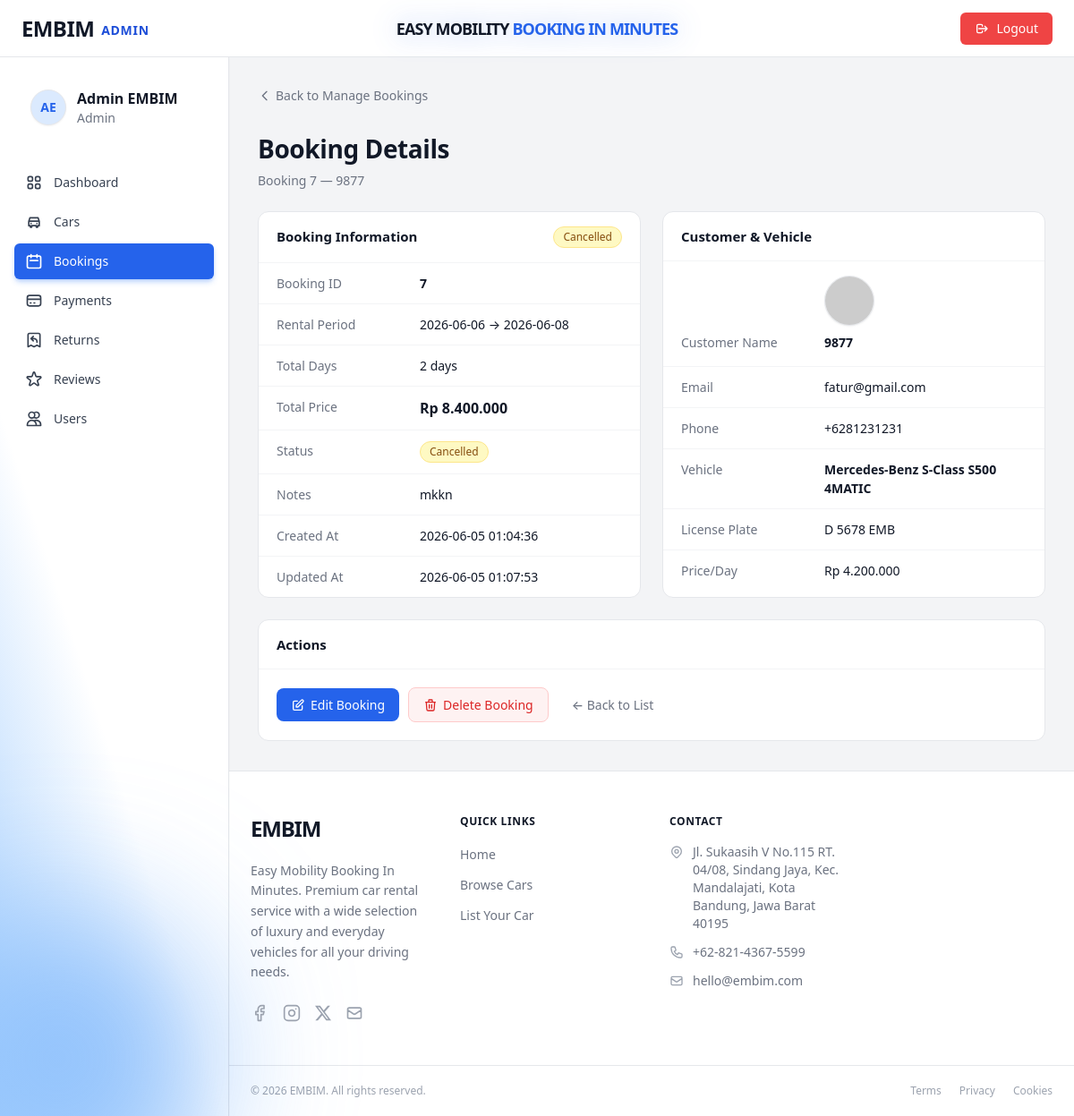
/admin/index.php?page=booking_detail&id=7 (signed in), run on the app's committed database.
### tables this page shows
CREATE TABLE `bookings` (
  `id` int(11) NOT NULL,
  `user_id` int(11) NOT NULL,
  `car_id` int(11) NOT NULL,
  `start_date` date NOT NULL,
  `end_date` date NOT NULL,
  `total_days` smallint(6) NOT NULL DEFAULT 1,
  `total_price` decimal(14,2) NOT NULL,
  `status` enum('pending','confirmed','ongoing','completed','cancelled') DEFAULT 'pending',
  `notes` text DEFAULT NULL,
  `identity_photo` varchar(255) DEFAULT NULL,
  `payment_method` enum('transfer_bank_bri','transfer_bank_mandiri','shopeepay','dana','ovo','gopay','transfer_bank_bni','transfer_bank_bca','transfer_bank_seabank') DEFAULT NULL,
  `payment_status` enum('unpaid','paid','refunded') DEFAULT 'unpaid',
  `payment_proof` varchar(255) DEFAULT NULL,
  `paid_at` datetime DEFAULT NULL,
  `created_at` datetime DEFAULT current_timestamp(),
  `updated_at` datetime DEFAULT current_timestamp() ON UPDATE current_timestamp()
);

CREATE TABLE `users` (
  `id` int(11) NOT NULL,
  `full_name` varchar(100) NOT NULL,
  `email` varchar(150) NOT NULL,
  `password` varchar(255) NOT NULL COMMENT 'bcrypt hash',
  `phone` varchar(20) DEFAULT NULL,
  `address` text DEFAULT NULL,
  `role` enum('admin','user') NOT NULL DEFAULT 'user',
  `photo_profile` varchar(100) DEFAULT NULL,
  `photo_ktp` varchar(100) DEFAULT NULL,
  `photo_sim` varchar(100) DEFAULT NULL,
  `created_at` datetime NOT NULL DEFAULT current_timestamp(),
  `updated_at` datetime NOT NULL DEFAULT current_timestamp() ON UPDATE current_timestamp()
);

CREATE TABLE `cars` (
  `id` int(11) NOT NULL,
  `brand` varchar(80) NOT NULL,
  `model` varchar(100) NOT NULL,
  `year` year(4) NOT NULL,
  `license_plate` varchar(20) NOT NULL,
  `price_per_day` decimal(12,2) NOT NULL,
  `status` enum('available','booked','maintenance') NOT NULL DEFAULT 'available',
  `transmission` enum('automatic','manual') NOT NULL DEFAULT 'automatic',
  `fuel_type` enum('gasoline','diesel','electric','hybrid') NOT NULL DEFAULT 'gasoline',
  `seats` tinyint(4) NOT NULL DEFAULT 5,
  `description` text DEFAULT NULL,
  `photo` varchar(255) DEFAULT NULL COMMENT 'Nama file gambar di folder assets/images',
  `created_at` datetime NOT NULL DEFAULT current_timestamp(),
  `updated_at` datetime NOT NULL DEFAULT current_timestamp() ON UPDATE current_timestamp()
);

### admin/controllers/AdminBookingController.php (called while the page is built, shortened)
<?php
require_once __DIR__ . '/../models/BookingModel.php';
class AdminBookingController
{
    private BookingModel  $model;
    public function __construct()
    {
        $this->model     = new BookingModel();
    }
    public function bookingDetail(): void
    {
        $id = (int) ($_GET['id'] ?? 0);
        $booking = $this->model->getBookingById($id);
        require_once __DIR__ . '/../views/booking_detail.php';
    }
}

### admin/index.php (called while the page is built, shortened)
<?php
    require_once __DIR__ . '/config/database.php';
    require_once __DIR__ . '/controllers/AdminBookingController.php';
    $page = $_GET['page'] ?? 'dashboard';
    match ($page) {
        'add_car'               => (new DashboardController())->addCar(),
        'edit_car'              => (new DashboardController())->editCar(),
        'delete_car'            => (new DashboardController())->deleteCar(),
        'manage_cars'           => (new DashboardController())->manageCars(),
        'manage_bookings'       => (new AdminBookingController())->manageBookings(),
        'manage_payments'       => (new DashboardController())->managePayments(),
        'payment_detail'        => (new DashboardController())->paymentDetail(),
        'edit_payment'          => (new DashboardController())->editPayment(),
        'booking_detail'        => (new AdminBookingController())->bookingDetail(),
        'edit_booking'          => (new AdminBookingController())->editBooking(),
        'delete_booking'        => (new AdminBookingController())->deleteBooking(),
        'manage_users'          => (new UserController())->manageUsers(),
        'manage_returns'        => (new AdminReturnController())->manageReturns(),
        'add_return'            => (new AdminReturnController())->addReturn(),
        'return_detail'         => (new AdminReturnController())->returnDetail(),
        'edit_return'           => (new AdminReturnController())->editReturn(),
        'delete_return'         => (new AdminReturnController())->deleteReturn(),
        'manage_reviews'        => (new AdminReviewController())->manageReviews(),
        'edit_review'           => (new AdminReviewController())->editReview(),
        'delete_review'         => (new AdminReviewController())->deleteReview(),
        'edit_profile'          => (new ProfileController())->editProfile(),
        default                 => (new DashboardController())->dashboard(),
    };

### admin/config/database.php (called while the page is built, shortened)
<?php
function getPDO(): PDO {
    static $pdo = null;
    if ($pdo === null) {
        $dsn = sprintf('mysql:host=%s;dbname=%s;charset=%s', DB_HOST, DB_NAME, DB_CHARSET);
        $pdo = new PDO($dsn, DB_USER, DB_PASS, [
            PDO::ATTR_ERRMODE            => PDO::ERRMODE_EXCEPTION,
            PDO::ATTR_DEFAULT_FETCH_MODE => PDO::FETCH_ASSOC,
            PDO::ATTR_EMULATE_PREPARES   => false,
        ]);
    }
    return $pdo;
}

### admin/models/BookingModel.php (called while the page is built, shortened)
<?php
require_once __DIR__ . '/../config/database.php';
class BookingModel
{
    private PDO $pdo;
    public function __construct()
    {
        $this->pdo = getPDO();
    }
    public function getBookingById(int $id): ?array
    {
        $stmt = $this->pdo->prepare("
            SELECT
                b.`id`, b.`user_id`, b.`car_id`,
                b.`start_date`, b.`end_date`, b.`total_days`,
                b.`total_price`, b.`status`, b.`notes`,
                b.`created_at`, b.`updated_at`,
                u.`full_name`  AS customer_name,
                u.`email`      AS customer_email,
                u.`phone`      AS customer_phone,
                u.`photo_profile`,
                CONCAT(c.`brand`, ' ', c.`model`) AS car_name,
                c.`license_plate`,
                c.`price_per_day`
            FROM `bookings` b
            JOIN `users` u ON u.`id` = b.`user_id`
            JOIN `cars`  c ON c.`id` = b.`car_id`
            WHERE b.`id` = :id
            LIMIT 1
        ");
        $stmt->execute([':id' => $id]);
        $row = $stmt->fetch();
        return $row ?: null;
    }
}

### admin/views/booking_detail.php (the view, shortened to what this page needs)
<?php require_once __DIR__ . '/partials/layout_top.php'; ?>
<div class="space-y-6">
  <div>
    <a href="?page=manage_bookings" class="back-link">
      <svg xmlns="http://www.w3.org/2000/svg" class="h-4 w-4" fill="none" viewBox="0 0 24 24" stroke="currentColor" stroke-width="2"><path stroke-linecap="round" stroke-linejoin="round" d="M15 19l-7-7 7-7"/></svg>
      Back to Manage Bookings
    </a>
  </div>
  <div class="page-heading">
    <h1>Booking Details</h1>
    <p>Booking <?= (int)$booking['id'] ?> — <?= htmlspecialchars($booking['customer_name']) ?></p>
  </div>
  <div class="grid grid-cols-1 md:grid-cols-2 gap-6">
    <div class="card">
      <div class="card-header">
        <span class="card-title">Booking Information</span>
        <?php
          $badgeClass = match($booking['status']) {
              'completed' => 'badge badge-paid',
              'cancelled' => 'badge badge-unpaid',
              default     => 'badge',
          };
          $badgeStyle = match($booking['status']) {
              'confirmed' => ' style="background:#eff6ff;color:#1d4ed8;border-color:#bfdbfe;"',
              'ongoing'   => ' style="background:#faf5ff;color:#7e22ce;border-color:#e9d5ff;"',
              default     => '',
          };
        ?>
        <span class="<?= $badgeClass ?>"<?= $badgeStyle ?>><?= ucfirst(htmlspecialchars($booking['status'])) ?></span>
      </div>
      <dl class="detail-dl">
        <div class="detail-row"><dt>Booking ID</dt><dd><strong><?= (int)$booking['id'] ?></strong></dd></div>
        <div class="detail-row">
          <dt>Rental Period</dt>
          <dd><?= htmlspecialchars($booking['start_date']) ?> → <?= htmlspecialchars($booking['end_date']) ?></dd>
        </div>
        <div class="detail-row"><dt>Total Days</dt><dd><?= (int)$booking['total_days'] ?> days</dd></div>
        <div class="detail-row">
          <dt>Total Price</dt>
          <dd><strong style="font-size:1rem;">Rp <?= number_format((float)$booking['total_price'], 0, ',', '.') ?></strong></dd>
        </div>
        <div class="detail-row"><dt>Status</dt><dd><span class="<?= $badgeClass ?>"<?= $badgeStyle ?>><?= ucfirst(htmlspecialchars($booking['status'])) ?></span></dd></div>
        <div class="detail-row">
          <dt>Notes</dt>
          <dd><?= !empty($booking['notes']) ? htmlspecialchars($booking['notes']) : '<span class="td-muted">—</span>' ?></dd>
        </div>
        <div class="detail-row"><dt>Created At</dt><dd><?= htmlspecialchars($booking['created_at']) ?></dd></div>
        <div class="detail-row"><dt>Updated At</dt><dd><?= htmlspecialchars($booking['updated_at']) ?></dd></div>
      </dl>
    </div>
    <div class="card">
      <div class="card-header"><span class="card-title">Customer &amp; Vehicle</span></div>
      <dl class="detail-dl">
        <div class="detail-row" style="align-items: flex-end;">
          <dt style="padding-bottom: 4px;">Customer Name</dt>
          <dd>
            <div style="display:flex;flex-direction:column;gap:8px;padding-top:4px;padding-bottom:4px;">
              <div class="w-14 h-14 shrink-0 rounded-full overflow-hidden bg-gray-100 border border-gray-200 shadow-sm">
                <img src="../assets/images/user/<?= htmlspecialchars($booking['photo_profile'] ?? 'default.png') ?>" alt="Photo" class="w-full h-full object-cover" onerror="this.src='https://ui-avatars.com/api/?name=<?= urlencode($booking['customer_name']) ?>&background=eff6ff&color=1d4ed8'" />
              </div>
              <strong><?= htmlspecialchars($booking['customer_name']) ?></strong>
            </div>
          </dd>
        </div>
        <div class="detail-row"><dt>Email</dt><dd><?= htmlspecialchars($booking['customer_email']) ?></dd></div>
        <div class="detail-row"><dt>Phone</dt><dd><?= !empty($booking['customer_phone']) ? htmlspecialchars($booking['customer_phone']) : '<span class="td-muted">—</span>' ?></dd></div>
        <div class="detail-row"><dt>Vehicle</dt><dd><strong><?= htmlspecialchars($booking['car_name']) ?></strong></dd></div>
        <div class="detail-row"><dt>License Plate</dt><dd><?= htmlspecialchars($booking['license_plate']) ?></dd></div>
        <div class="detail-row"><dt>Price/Day</dt><dd>Rp <?= number_format((float)$booking['price_per_day'], 0, ',', '.') ?></dd></div>
      </dl>
    </div>
  </div>
  <div class="card">
    <div class="card-header"><span class="card-title">Actions</span></div>
    <div class="card-body">
      <div style="display:flex;gap:10px;flex-wrap:wrap;align-items:center;">
        <a href="?page=edit_booking&id=<?= (int)$booking['id'] ?>" class="btn btn-primary">
          <svg xmlns="http://www.w3.org/2000/svg" class="h-4 w-4" fill="none" viewBox="0 0 24 24" stroke="currentColor" stroke-width="2"><path stroke-linecap="round" stroke-linejoin="round" d="M11 5H6a2 2 0 00-2 2v11a2 2 0 002 2h11a2 2 0 002-2v-5m-1.414-9.414a2 2 0 112.828 2.828L11.828 15H9v-2.828l8.586-8.586z"/></svg>
          Edit Booking
        </a>
        <button type="button" class="btn" style="background:#fef2f2;color:#dc2626;border:1px solid #fecaca;"
                onclick="document.getElementById('modal-delete').style.display='flex'">
          <svg xmlns="http://www.w3.org/2000/svg" class="h-4 w-4" fill="none" viewBox="0 0 24 24" stroke="currentColor" stroke-width="2"><path stroke-linecap="round" stroke-linejoin="round" d="M19 7l-.867 12.142A2 2 0 0116.138 21H7.862a2 2 0 01-1.995-1.858L5 7m5 4v6m4-6v6m1-10V4a1 1 0 00-1-1h-4a1 1 0 00-1 1v3M4 7h16"/></svg>
          Delete Booking
        </button>
        <a href="?page=manage_bookings" class="btn btn-ghost">← Back to List</a>
      </div>
    </div>
  </div>
</div>
<?php require_once __DIR__ . '/partials/layout_bottom.php'; ?>

### admin/style/style.css (style rules this page uses)
:root { --color-primary: #2563eb; --color-primary-hover: #1d4ed8; --color-primary-light: #eff6ff; --color-primary-ring: rgba(37,99,235,.35); --color-danger: #ef4444; --color-danger-hover: #dc2626; --color-danger-light: #fef2f2; --color-success: #22c55e; --color-success-light: #f0fdf4; --color-warning-light: #fefce8; --color-purple-light: #faf5ff; --color-border: #e5e7eb; --color-border-soft: #f3f4f6; --color-bg: #f3f4f6; --color-bg-white: #ffffff; --color-text: #111827; --color-text-muted: #6b7280; --color-text-subtle: #9ca3af; --radius-sm: 4px; --radius-md: 8px; --radius-lg: 12px; --radius-xl: 16px; --radius-2xl: 24px; --shadow-sm: 0 1px 2px rgba(0,0,0,.06); --shadow-md: 0 4px 16px rgba(0,0,0,.10); --shadow-lg: 0 8px 32px rgba(0,0,0,.14); --transition: 150ms ease; --sidebar-w: 256px; --topbar-h: 64px; }
*, *::before, *::after { box-sizing: border-box; }
html { height: 100%; }
body { margin: 0; font-family: ui-sans-serif, system-ui, -apple-system, "Segoe UI", Roboto, "Helvetica Neue", Arial, sans-serif; background-color: var(--color-bg); color: var(--color-text); -webkit-font-smoothing: antialiased; -moz-osx-font-smoothing: grayscale; }
a { color: inherit; text-decoration: none; }
img { display: block; max-width: 100%; }
button, input, select, textarea { font-family: inherit; }
.btn { display: inline-flex; align-items: center; gap: 6px; padding: 8px 16px; border-radius: var(--radius-md); font-size: 14px; font-weight: 500; border: none; cursor: pointer; transition: background var(--transition), color var(--transition), box-shadow var(--transition); text-decoration: none; }
.btn-primary { background: var(--color-primary); color: #fff; }
.btn-ghost { background: transparent; color: var(--color-text-muted); }
.card { background: var(--color-bg-white); border: 1px solid var(--color-border); border-radius: var(--radius-lg); overflow: hidden; }
.card-header { padding: 16px 20px; border-bottom: 1px solid var(--color-border-soft); display: flex; align-items: center; justify-content: space-between; }
.card-title { font-size: 15px; font-weight: 600; color: var(--color-text); }
.card-body { padding: 20px; }
.badge { display: inline-flex; align-items: center; padding: 2px 10px; border-radius: 9999px; font-size: 12px; font-weight: 500; border: 1px solid transparent; }
.badge-unpaid { background: #fef9c3; color: #854d0e; border-color: #fde68a; }
.detail-dl .detail-row { display: flex; gap: 16px; padding: 12px 20px; border-bottom: 1px solid var(--color-border-soft); }
.detail-dl .detail-row:last-child { border-bottom: none; }
.detail-dl dt { font-size: 14px; color: var(--color-text-muted); width: 144px; flex-shrink: 0; }
.detail-dl dd { font-size: 14px; color: var(--color-text); margin: 0; }
.back-link { display: inline-flex; align-items: center; gap: 4px; font-size: 14px; color: var(--color-text-muted); transition: color var(--transition); }
.page-heading h1 { font-size: 28px; font-weight: 700; letter-spacing: -.4px; color: var(--color-text); margin: 0; }
.page-heading p { font-size: 14px; color: var(--color-text-muted); margin: 4px 0 0; }

### data on the page
bookings: id "7", user.full_name "9877", status "Cancelled", start_date "2026-06-06", end_date "2026-06-08", total_days "2", total_price "8.400.000", notes "mkkn", created_at "2026-06-05 01:04:36", updated_at "2026-06-05 01:07:53", user.email "fatur@gmail.com", user.phone "+6281231231", car.license_plate "D 5678 EMB", car.price_per_day "4.200.000"

### other printed values
$adminInitials "AE"
$adminName "Admin EMBIM"
$link['label'] "Dashboard"
$link['label'] "Cars"
$link['label'] "Bookings"
$link['label'] "Payments"
$link['label'] "Returns"
$link['label'] "Reviews"
$link['label'] "Users"
$booking['car_name'] "Mercedes-Benz S-Class S500 4MATIC"
